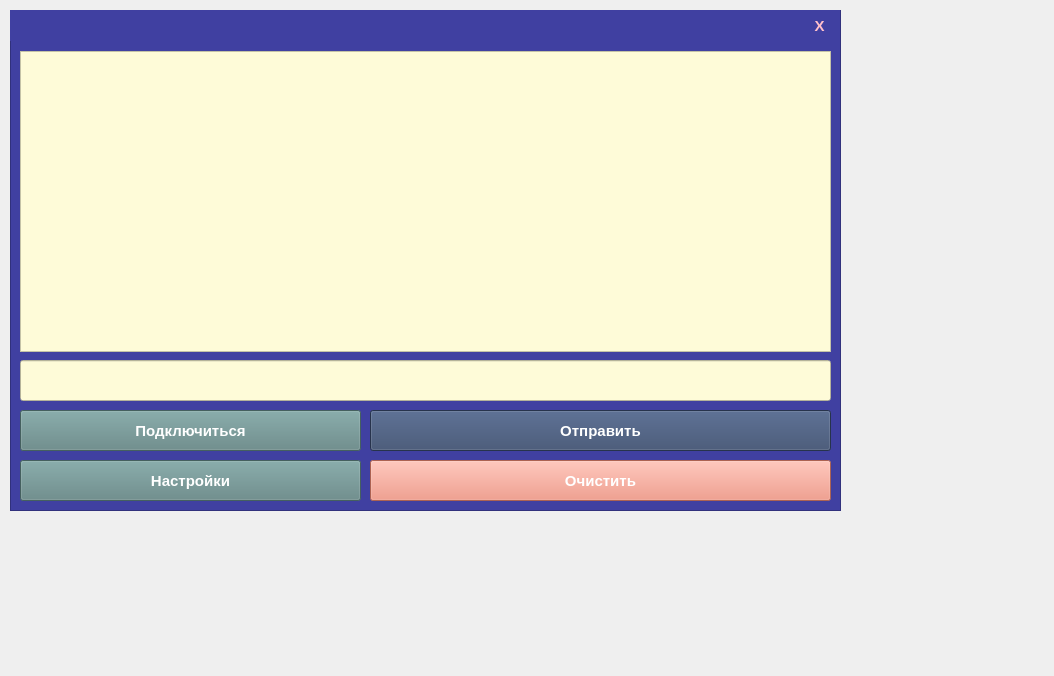
<?xml version="1.0" encoding="UTF-8"?>
<ui version="4.0">
 <class>MainWindow</class>
 <widget class="QMainWindow" name="MainWindow">
  <property name="geometry">
   <rect>
    <x>0</x>
    <y>0</y>
    <width>1054</width>
    <height>676</height>
   </rect>
  </property>
  <property name="windowTitle">
   <string>MainWindow</string>
  </property>
  <widget class="QWidget" name="centralwidget">
   <widget class="QFrame" name="frame">
    <property name="geometry">
     <rect>
      <x>10</x>
      <y>10</y>
      <width>831</width>
      <height>501</height>
     </rect>
    </property>
    <property name="styleSheet">
     <string notr="true">QFrame{
	background-color: #4040a1;
}</string>
    </property>
    <property name="frameShape">
     <enum>QFrame::StyledPanel</enum>
    </property>
    <property name="frameShadow">
     <enum>QFrame::Raised</enum>
    </property>
    <widget class="QLineEdit" name="lineEdit">
     <property name="geometry">
      <rect>
       <x>10</x>
       <y>350</y>
       <width>811</width>
       <height>41</height>
      </rect>
     </property>
     <property name="font">
      <font>
       <pointsize>11</pointsize>
       <weight>75</weight>
       <bold>true</bold>
      </font>
     </property>
     <property name="autoFillBackground">
      <bool>false</bool>
     </property>
     <property name="styleSheet">
      <string notr="true">QLineEdit{
	background-color: #fefbd8;
	color: black;
}</string>
     </property>
     <property name="text">
      <string/>
     </property>
     <property name="alignment">
      <set>Qt::AlignLeading|Qt::AlignLeft|Qt::AlignVCenter</set>
     </property>
     <property name="placeholderText">
      <string/>
     </property>
     <property name="clearButtonEnabled">
      <bool>true</bool>
     </property>
    </widget>
    <widget class="QPushButton" name="pushButton">
     <property name="geometry">
      <rect>
       <x>360</x>
       <y>400</y>
       <width>461</width>
       <height>41</height>
      </rect>
     </property>
     <property name="font">
      <font>
       <pointsize>11</pointsize>
       <weight>75</weight>
       <bold>true</bold>
      </font>
     </property>
     <property name="cursor">
      <cursorShape>PointingHandCursor</cursorShape>
     </property>
     <property name="styleSheet">
      <string notr="true">QPushButton{
	color: white;
	background-color: #36486b;
}

QPushButton:hover{
	background-color: #36486b;
}

QPushButton:pressed{
	background-color: #36486b;
}</string>
     </property>
     <property name="text">
      <string>Отправить</string>
     </property>
    </widget>
    <widget class="QPushButton" name="pushButton_2">
     <property name="geometry">
      <rect>
       <x>10</x>
       <y>400</y>
       <width>341</width>
       <height>41</height>
      </rect>
     </property>
     <property name="font">
      <font>
       <pointsize>11</pointsize>
       <weight>75</weight>
       <bold>true</bold>
      </font>
     </property>
     <property name="cursor">
      <cursorShape>PointingHandCursor</cursorShape>
     </property>
     <property name="styleSheet">
      <string notr="true">QPushButton{
	color: white;
		background-color: #618685;
}

QPushButton:hover{
	background-color: #618685;
}

QPushButton:pressed{
	background-color: #618685;
}</string>
     </property>
     <property name="text">
      <string>Подключиться</string>
     </property>
    </widget>
    <widget class="QPushButton" name="pushButton_4">
     <property name="geometry">
      <rect>
       <x>360</x>
       <y>450</y>
       <width>461</width>
       <height>41</height>
      </rect>
     </property>
     <property name="font">
      <font>
       <pointsize>11</pointsize>
       <weight>75</weight>
       <bold>true</bold>
      </font>
     </property>
     <property name="cursor">
      <cursorShape>PointingHandCursor</cursorShape>
     </property>
     <property name="styleSheet">
      <string notr="true">QPushButton{
	color: white;
	background-color: #f18973;
}

QPushButton:hover{
	background-color: #bc5a45;
}

QPushButton:pressed{
	background-color: #bc5a45;
}</string>
     </property>
     <property name="text">
      <string>Очистить</string>
     </property>
    </widget>
    <widget class="QFrame" name="frame_3">
     <property name="geometry">
      <rect>
       <x>-1</x>
       <y>0</y>
       <width>831</width>
       <height>31</height>
      </rect>
     </property>
     <property name="styleSheet">
      <string notr="true">QFrame{
	background-color: #4040a1;
	border: none;
}</string>
     </property>
     <property name="frameShape">
      <enum>QFrame::StyledPanel</enum>
     </property>
     <property name="frameShadow">
      <enum>QFrame::Raised</enum>
     </property>
     <widget class="QPushButton" name="pushButton_3">
      <property name="geometry">
       <rect>
        <x>790</x>
        <y>0</y>
        <width>41</width>
        <height>31</height>
       </rect>
      </property>
      <property name="font">
       <font>
        <pointsize>11</pointsize>
        <weight>75</weight>
        <bold>true</bold>
       </font>
      </property>
      <property name="cursor">
       <cursorShape>PointingHandCursor</cursorShape>
      </property>
      <property name="styleSheet">
       <string notr="true">QPushButton{
	color: pink;
	border: none;
	background-color: #4040a1;
}

QPushButton:hover{
	background-color: #36486b; 
}

QPushButton:pressed{
	color: #4040a1;
}</string>
      </property>
      <property name="text">
       <string>X</string>
      </property>
     </widget>
    </widget>
    <widget class="QPushButton" name="pushButton_7">
     <property name="geometry">
      <rect>
       <x>10</x>
       <y>450</y>
       <width>341</width>
       <height>41</height>
      </rect>
     </property>
     <property name="font">
      <font>
       <pointsize>11</pointsize>
       <weight>75</weight>
       <bold>true</bold>
      </font>
     </property>
     <property name="cursor">
      <cursorShape>PointingHandCursor</cursorShape>
     </property>
     <property name="styleSheet">
      <string notr="true">QPushButton{
	color: white;
	background-color: #618685;
}

QPushButton:hover{
	background-color: #618685;
}

QPushButton:pressed{
	background-color: #618685;
}</string>
     </property>
     <property name="text">
      <string>Настройки</string>
     </property>
    </widget>
    <widget class="QListWidget" name="listWidget">
     <property name="geometry">
      <rect>
       <x>10</x>
       <y>41</y>
       <width>811</width>
       <height>301</height>
      </rect>
     </property>
     <property name="font">
      <font>
       <pointsize>11</pointsize>
       <weight>75</weight>
       <bold>true</bold>
      </font>
     </property>
     <property name="tabletTracking">
      <bool>false</bool>
     </property>
     <property name="autoFillBackground">
      <bool>false</bool>
     </property>
     <property name="styleSheet">
      <string notr="true">color: black;
background-color: #fefbd8;
</string>
     </property>
     <property name="frameShape">
      <enum>QFrame::StyledPanel</enum>
     </property>
     <property name="frameShadow">
      <enum>QFrame::Sunken</enum>
     </property>
     <property name="lineWidth">
      <number>1</number>
     </property>
     <property name="verticalScrollBarPolicy">
      <enum>Qt::ScrollBarAsNeeded</enum>
     </property>
     <property name="horizontalScrollBarPolicy">
      <enum>Qt::ScrollBarAsNeeded</enum>
     </property>
     <property name="sizeAdjustPolicy">
      <enum>QAbstractScrollArea::AdjustIgnored</enum>
     </property>
     <property name="autoScroll">
      <bool>true</bool>
     </property>
     <property name="tabKeyNavigation">
      <bool>false</bool>
     </property>
     <property name="showDropIndicator" stdset="0">
      <bool>true</bool>
     </property>
     <property name="dragDropOverwriteMode">
      <bool>false</bool>
     </property>
     <property name="alternatingRowColors">
      <bool>false</bool>
     </property>
     <property name="verticalScrollMode">
      <enum>QAbstractItemView::ScrollPerItem</enum>
     </property>
     <property name="horizontalScrollMode">
      <enum>QAbstractItemView::ScrollPerItem</enum>
     </property>
     <property name="movement">
      <enum>QListView::Static</enum>
     </property>
     <property name="flow">
      <enum>QListView::TopToBottom</enum>
     </property>
     <property name="isWrapping" stdset="0">
      <bool>false</bool>
     </property>
     <property name="resizeMode">
      <enum>QListView::Fixed</enum>
     </property>
     <property name="layoutMode">
      <enum>QListView::SinglePass</enum>
     </property>
     <property name="viewMode">
      <enum>QListView::ListMode</enum>
     </property>
     <property name="uniformItemSizes">
      <bool>false</bool>
     </property>
     <property name="wordWrap">
      <bool>false</bool>
     </property>
     <property name="selectionRectVisible">
      <bool>false</bool>
     </property>
     <property name="sortingEnabled">
      <bool>false</bool>
     </property>
    </widget>
   </widget>
  </widget>
 </widget>
 <resources/>
 <connections/>
</ui>
